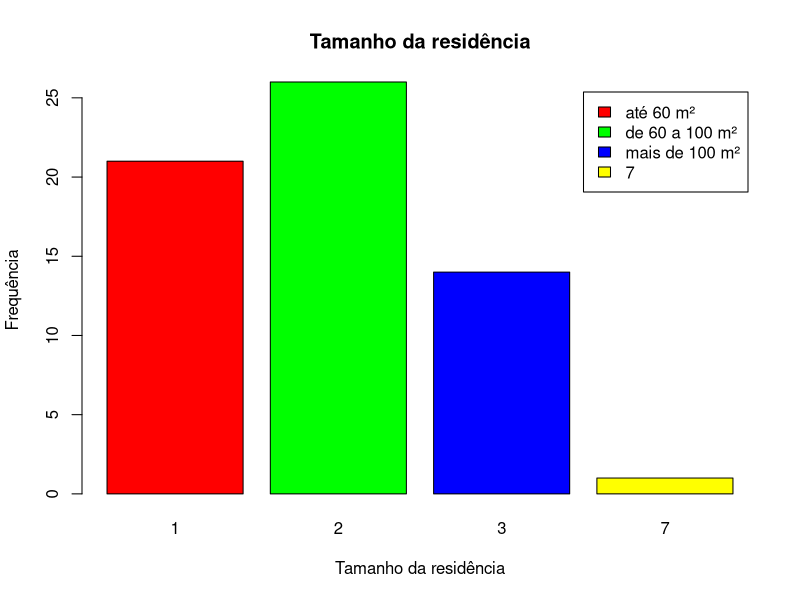
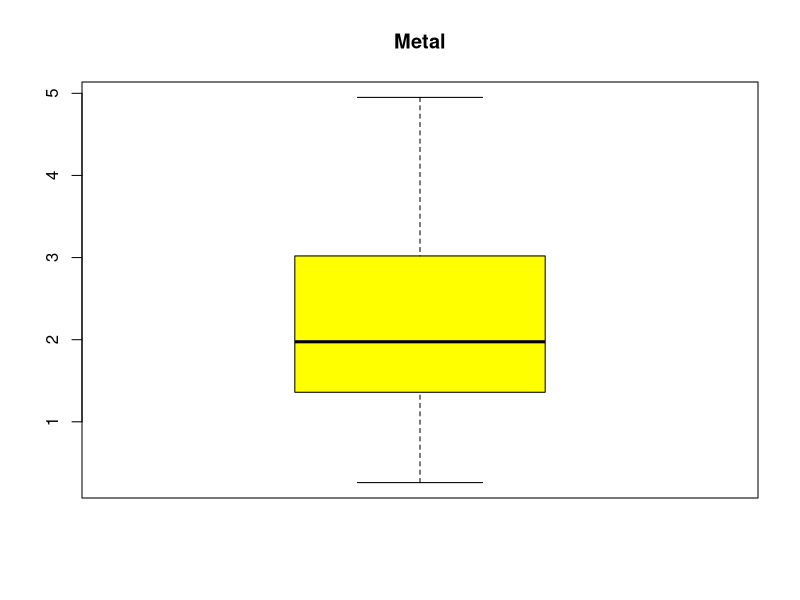
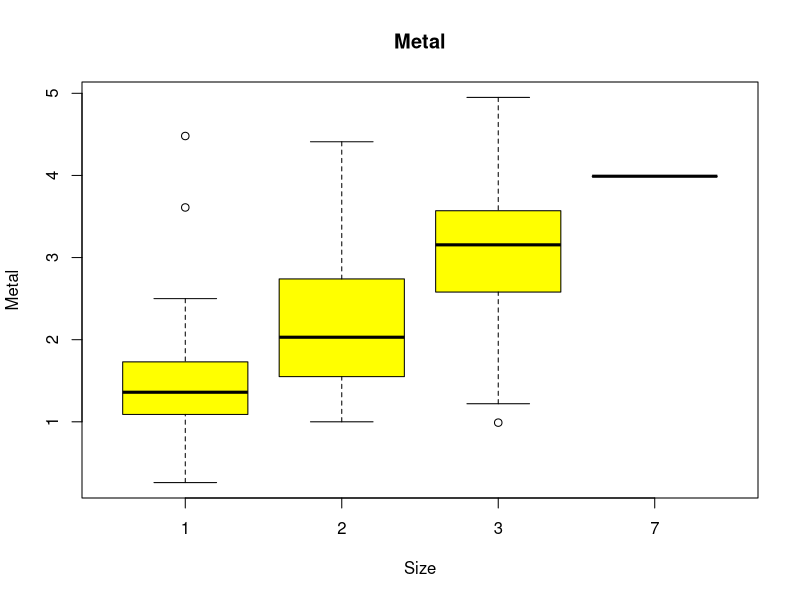
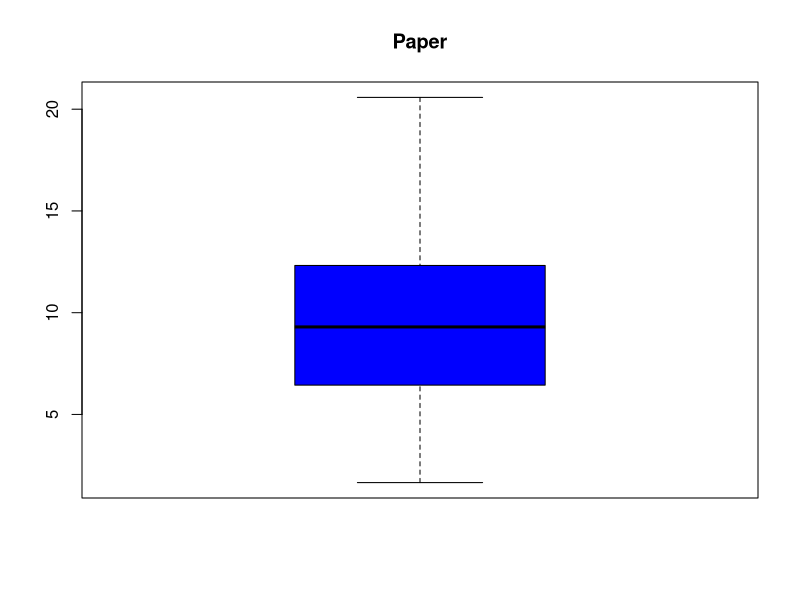
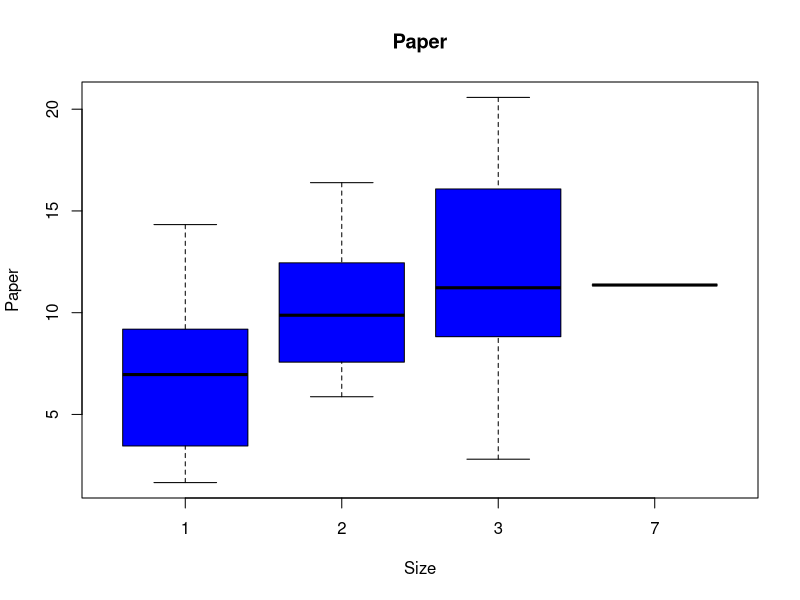
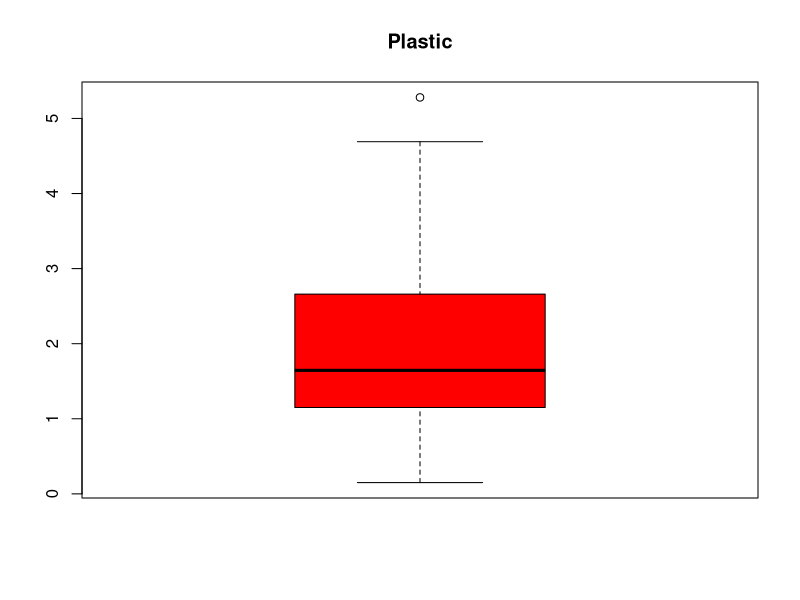
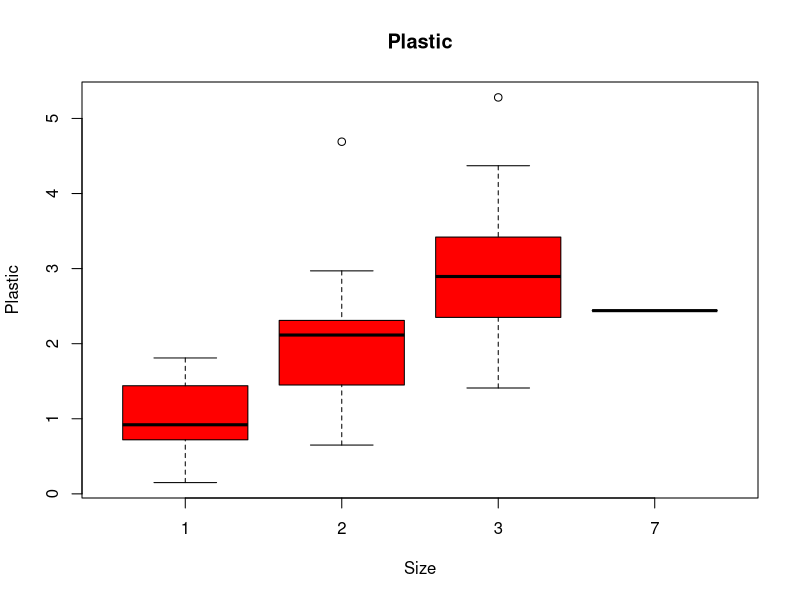
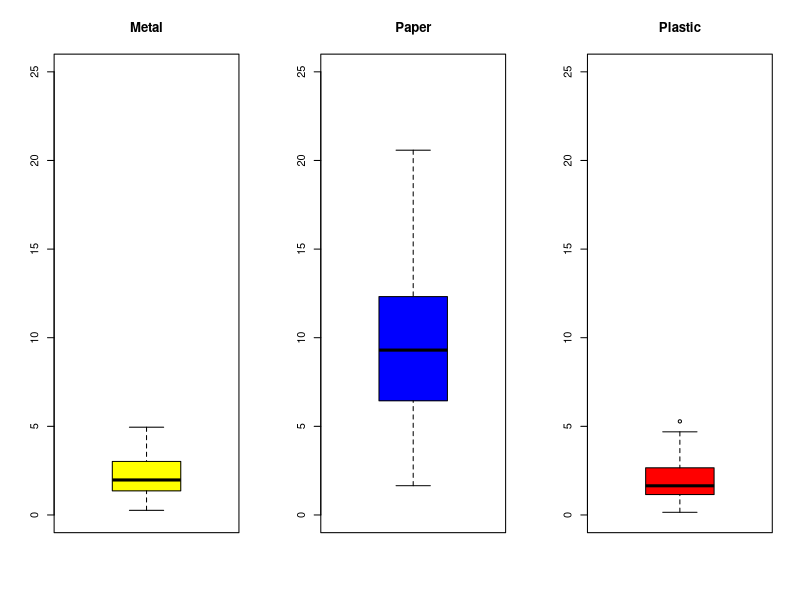

Recreate these plots in R, in order.
setwd('C:/Users/mario/OneDrive/Área de Trabalho/mestrado/propabilidade estatistica/t1')
# Lendo os dados
lixo <- read.table("lixo.csv",head=T,sep = ';',dec = ',')


attach(lixo)

tabela_size <- table(Size)

# Gráfico qualitativa
png('grafico/grafico_size.png',family = 'Arial')
barplot(tabela_size,
        col = c('red','green','blue','yellow'),
        main = 'Tamanho da residência',
        xlab = 'Tamanho da residência',
        ylab = 'Frequência',
        legend = c('até 60 m²','de 60 a 100 m²','mais de 100 m²','7'))
dev.off()

# medidas de tendência
media <- colMeans(lixo)
mediana <- sapply(lixo, median)
variancia <- sapply(lixo, var)
desvio <- sapply(lixo, sd)
percentil_metal <- quantile(Metal,probs = 0.8)
percentil_paper <- quantile(Paper,probs = 0.8)
percentil_plastic <- quantile(Plastic,probs = 0.8)
tudo <- sapply(lixo, summary)

# boxplot
png('grafico/metal_boxplot.png')
boxplot(Metal,col='yellow',main='Metal')
dev.off()

png('grafico/metal_size_boxplot.png')
boxplot(Metal~Size,col='yellow',main='Metal')
dev.off()

png('grafico/paper_boxplot.png')
boxplot(Paper,col='blue',main='Paper')
dev.off()

png('grafico/paper_size_boxplot.png')
boxplot(Paper~Size,col='blue',main='Paper')
dev.off()

png('grafico/plastic_boxplot.png')
boxplot(Plastic,col='red',main='Plastic')
dev.off()

png('grafico/plastic_size_boxplot.png')
boxplot(Plastic~Size,col='red',main='Plastic')
dev.off()

png('grafico/all_boxplot.png')
par(mfrow=c(1,3))
boxplot(Metal,ylim=c(0,25),col='yellow',main='Metal')
boxplot(Paper,ylim=c(0,25),col='blue',main='Paper')
boxplot(Plastic,ylim=c(0,25),col='red',main='Plastic')
dev.off()

# Gráficos de dispersão
png('grafico/metalxpaper.png')
colors <- c("1" = "red", "2" = "blue", "3" = "green")
plot(Metal,Paper,pch=19,col=colors[Size],main="Metal x Paper (em libras)")
legend("topleft", legend = c('1','2','3'), col = unique(colors), pch = 19)
dev.off()

png('grafico/metalxplastic.png')
colors <- c("1" = "red", "2" = "blue", "3" = "green")
plot(Metal,Plastic,pch=19,col=colors[Size],main="Metal x Plastic (em libras)")
legend("topleft", legend = c('1','2','3'), col = unique(colors), pch = 19)
dev.off()

png('grafico/paperxplastic.png')
colors <- c("1" = "red", "2" = "blue", "3" = "green")
plot(Paper,Plastic,pch=19,col=colors[Size],main="Paper X Plastic (em libras)")
legend("topleft", legend = c('1','2','3'), col = unique(colors), pch = 19)
dev.off()


